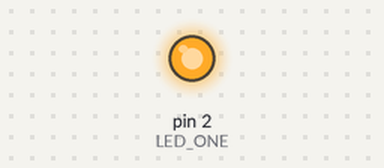
This sketch was run on a simulated Arduino Uno, built with avr-gcc and run on an emulated ATmega328P. On the bench: output pins drawn as LEDs (lit = HIGH).

Above: at 1.0 s.
At 5.5 s:
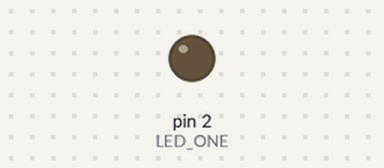
Timing chart, 0 to 6.9 s (numbered marks = the images above):
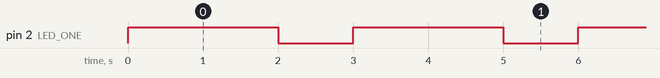

Measured:
- by itself, pin 2 (LED_ONE): alternates HIGH for 2.0 s and LOW for 1.0 s

The sketch:

lab1-3.ino
```cpp
// ----------------------------------
// Module name:
//     lab1-3.ino
//
// Description:
//     Turn on the LED module for 2 seconds and turn off for 1 second
//
// Rev.0 28,June 2017
// ----------------------------------

// Plug the jump line from "SIN" to "2" in "DIGITAL" region
int LED_ONE = 2;

// -------------------------------
// blinkBultinLED
//
// Purpose:
//    Blink certain LED for certain time
//
// Parameters:
//    [in] int port    - certain port for control signal
//    [in] int onTime  - how long does the light turn on
//    [in] int offTime - how long does the light go off
//
// Return:
//    None
//
// Rev.0  28,June 2017
// ------------------------------
void blinkLED(int port, int onTime, int offTime)
{
  digitalWrite(port, HIGH);   // turn the LED on (HIGH is the voltage level)
  delay(onTime);              // wait for certain seconds
  digitalWrite(port, LOW);    // turn the LED off by making the voltage LOW
  delay(offTime);             // wait for certain seconds
}

void setup()
{
  // initialize digital pin LED_ONE as an output.
  pinMode(LED_ONE, OUTPUT);
}

// the loop function runs over and over again forever
void loop()
{
  // 2 seconds on and 1 second off
  blinkLED(LED_ONE, 2000, 1000);
}
```
